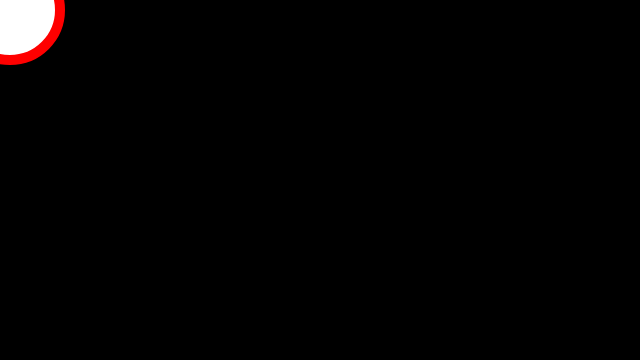
Frame 1 (no input)
Frame 60 (no input): identical to frame 1, image omitted
Frame 120 (the mouse pressed at the canvas centre since frame 60): identical to frame 1, image omitted

The p5.js sketch that drew this single still picture (run headless with seeded random() and noise() and a simulated clock; from frame 60 on, the mouse is pressed at the canvas centre):

// p5.js sketch
// ── sketch.js
function setup() {
	// create a place to draw
	createCanvas(640, 360);
}


function draw() {
	// clear the background
	background(0, 0, 0);

	// set drawing styles
	stroke(255, 0, 0);
	fill(255, 255, 255);
	strokeWeight(10);

	// draw a circle
	ellipse(10, 10, 100, 100);
}
